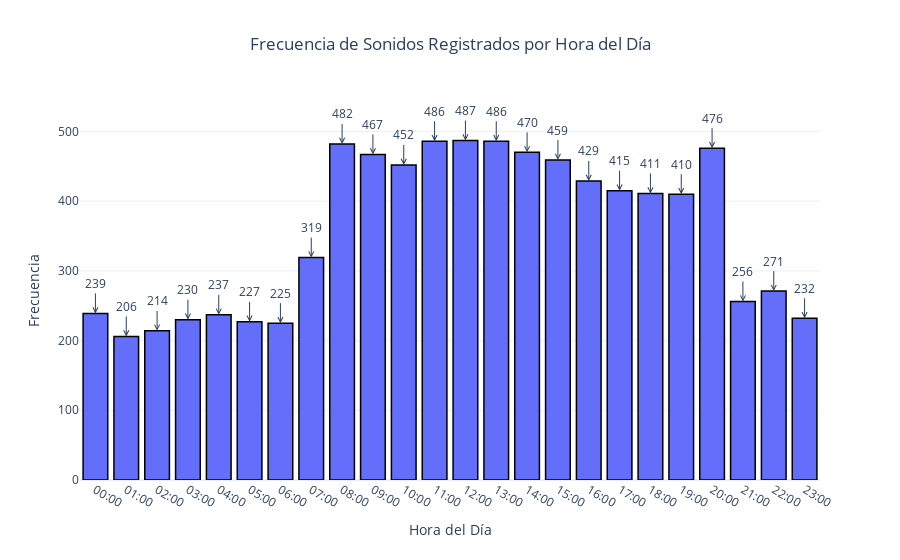

The notebook cell this image was saved under:
### Markdown cell above
Se observa un conteo superior de Ruidos Medios (Medium) en la Ciudad de New Yor, seguido de Ruidos Altos (Hight) y finalmente una menor cantidad de Ruidos Bajos (Low).

### Code cell
# Creamos un DataFrame para contar la frecuencia por hora
hour_counts = df_sonidos['Hour'].value_counts().sort_index().reset_index()
hour_counts.columns = ['Hour', 'Frequency']

# Creamos el gráfico de barras con Plotly Express
fig = px.bar(hour_counts, x='Hour', y='Frequency', 
             labels={'Frequency': 'Frecuencia', 'Hour': 'Hora del Día'},
             title='Frecuencia de Sonidos Registrados por Hora del Día',
             template='plotly_white')

# Añadimos bordes a las barras
fig.update_traces(marker_line_color='black', marker_line_width=1.5)

# Añadimos etiquetas encima de las barras con flecha
for i, row in hour_counts.iterrows():
    fig.add_annotation(
        x=row['Hour'],
        y=row['Frequency'],
        text=str(row['Frequency']),
        showarrow=True,
        arrowhead=5,
        ax=0,
        ay=-30
    )

# Configuramos el diseño del gráfico
fig.update_layout(
    xaxis=dict(tickmode='array', tickvals=list(range(24)), ticktext=[f"{i:02}:00" for i in range(24)]),
    title_x=0.5  # Ajuste para centrar el título horizontalmente
)

# Mostramos el gráfico
fig.show()

### Figure 1 — Plotly figure (JSON) as saved in the notebook; plotly's stock layout.template omitted (floating-point values rounded to 4 significant figures)
{"data": [{"alignmentgroup": "True", "hovertemplate": "Hora del Día=%{x}<br>Frecuencia=%{y}<extra></extra>", "legendgroup": "", "marker": {"color": "#636efa", "line": {"color": "black", "width": 1.5}, "pattern": {"shape": ""}}, "name": "", "offsetgroup": "", "orientation": "v", "showlegend": false, "textposition": "auto", "type": "bar", "x": [0, 1, 2, 3, 4, 5, 6, 7, 8, 9, 10, 11, 12, 13, 14, 15, 16, 17, 18, 19, 20, 21, 22, 23], "xaxis": "x", "y": [239, 206, 214, 230, 237, 227, 225, 319, 482, 467, 452, 486, 487, 486, 470, 459, 429, 415, 411, 410, 476, 256, 271, 232], "yaxis": "y"}], "layout": {"annotations": [{"arrowhead": 5, "ax": 0, "ay": -30, "showarrow": true, "text": "239", "x": 0, "y": 239}, {"arrowhead": 5, "ax": 0, "ay": -30, "showarrow": true, "text": "206", "x": 1, "y": 206}, {"arrowhead": 5, "ax": 0, "ay": -30, "showarrow": true, "text": "214", "x": 2, "y": 214}, {"arrowhead": 5, "ax": 0, "ay": -30, "showarrow": true, "text": "230", "x": 3, "y": 230}, {"arrowhead": 5, "ax": 0, "ay": -30, "showarrow": true, "text": "237", "x": 4, "y": 237}, {"arrowhead": 5, "ax": 0, "ay": -30, "showarrow": true, "text": "227", "x": 5, "y": 227}, {"arrowhead": 5, "ax": 0, "ay": -30, "showarrow": true, "text": "225", "x": 6, "y": 225}, {"arrowhead": 5, "ax": 0, "ay": -30, "showarrow": true, "text": "319", "x": 7, "y": 319}, {"arrowhead": 5, "ax": 0, "ay": -30, "showarrow": true, "text": "482", "x": 8, "y": 482}, {"arrowhead": 5, "ax": 0, "ay": -30, "showarrow": true, "text": "467", "x": 9, "y": 467}, {"arrowhead": 5, "ax": 0, "ay": -30, "showarrow": true, "text": "452", "x": 10, "y": 452}, {"arrowhead": 5, "ax": 0, "ay": -30, "showarrow": true, "text": "486", "x": 11, "y": 486}, {"arrowhead": 5, "ax": 0, "ay": -30, "showarrow": true, "text": "487", "x": 12, "y": 487}, {"arrowhead": 5, "ax": 0, "ay": -30, "showarrow": true, "text": "486", "x": 13, "y": 486}, {"arrowhead": 5, "ax": 0, "ay": -30, "showarrow": true, "text": "470", "x": 14, "y": 470}, {"arrowhead": 5, "ax": 0, "ay": -30, "showarrow": true, "text": "459", "x": 15, "y": 459}, {"arrowhead": 5, "ax": 0, "ay": -30, "showarrow": true, "text": "429", "x": 16, "y": 429}, {"arrowhead": 5, "ax": 0, "ay": -30, "showarrow": true, "text": "415", "x": 17, "y": 415}, {"arrowhead": 5, "ax": 0, "ay": -30, "showarrow": true, "text": "411", "x": 18, "y": 411}, {"arrowhead": 5, "ax": 0, "ay": -30, "showarrow": true, "text": "410", "x": 19, "y": 410}, {"arrowhead": 5, "ax": 0, "ay": -30, "showarrow": true, "text": "476", "x": 20, "y": 476}, {"arrowhead": 5, "ax": 0, "ay": -30, "showarrow": true, "text": "256", "x": 21, "y": 256}, {"arrowhead": 5, "ax": 0, "ay": -30, "showarrow": true, "text": "271", "x": 22, "y": 271}, {"arrowhead": 5, "ax": 0, "ay": -30, "showarrow": true, "text": "232", "x": 23, "y": 232}], "barmode": "relative", "legend": {"tracegroupgap": 0}, "title": {"text": "Frecuencia de Sonidos Registrados por Hora del Día", "x": 0.5}, "xaxis": {"anchor": "y", "domain": [0, 1], "tickmode": "array", "ticktext": ["00:00", "01:00", "02:00", "03:00", "04:00", "05:00", "06:00", "07:00", "08:00", "09:00", "10:00", "11:00", "12:00", "13:00", "14:00", "15:00", "16:00", "17:00", "18:00", "19:00", "20:00", "21:00", "22:00", "23:00"], "tickvals": [0, 1, 2, 3, 4, 5, 6, 7, 8, 9, 10, 11, 12, 13, 14, 15, 16, 17, 18, 19, 20, 21, 22, 23], "title": {"text": "Hora del Día"}}, "yaxis": {"anchor": "x", "domain": [0, 1], "title": {"text": "Frecuencia"}}}}
